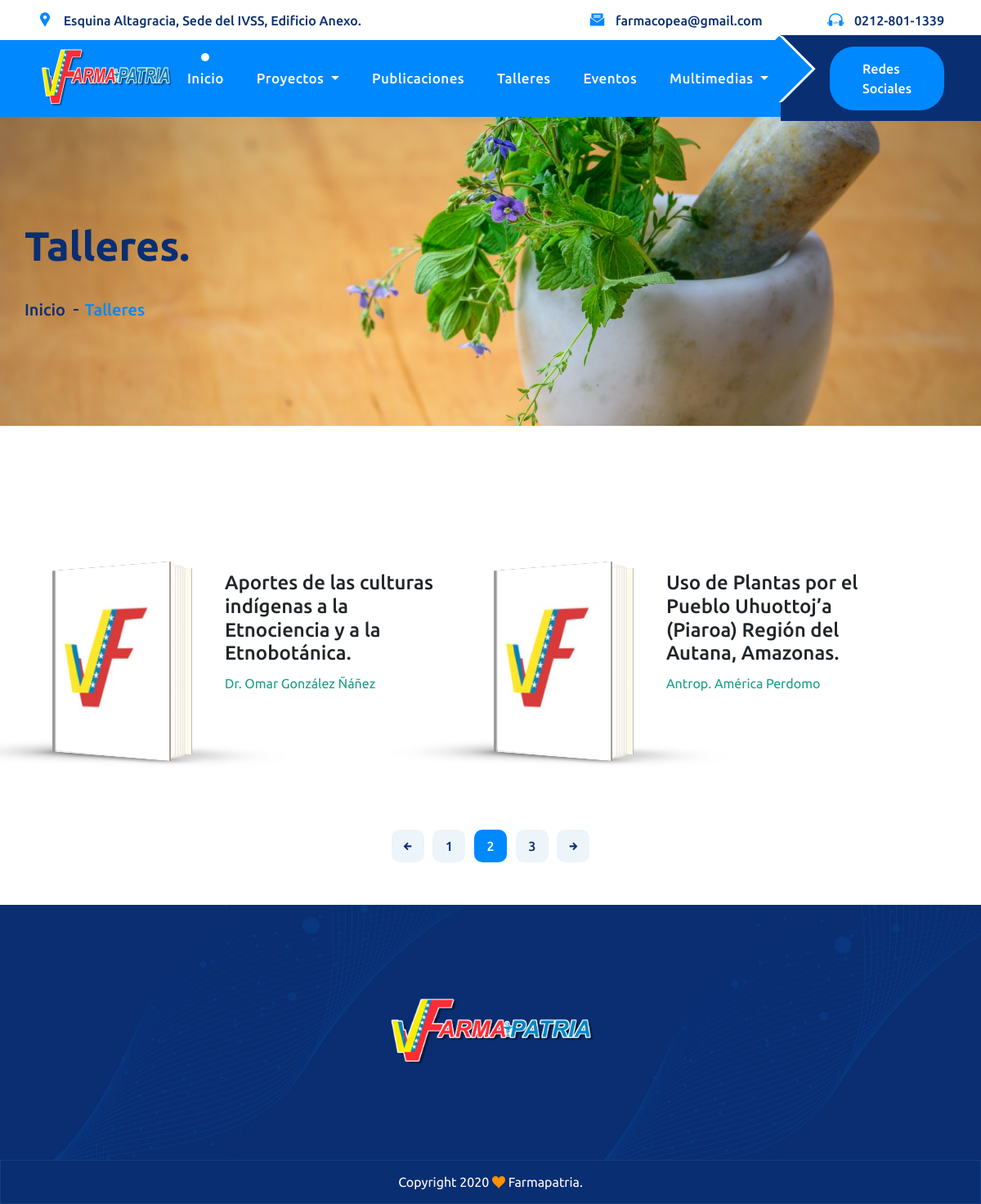
Screenshot of /talleres/ with the database file from the repository.
### pagina/models.py (models this page shows, shortened)
class Talleres(models.Model):
    titulo = models.CharField(max_length=200, verbose_name='Nombre Taller')
    fecha_publicacion = models.DateTimeField(auto_now_add= True, null=True)
    autor = models.CharField(max_length=200, verbose_name='Autor Taller')
    link = models.CharField(max_length=120, null=True, blank=True, verbose_name='Link del Taller')
    status = models.BooleanField(default= True, verbose_name='Estatus Publicación')
    class Meta:
       verbose_name = 'Taller'
       verbose_name_plural = 'Talleres'
       ordering = ['id']
       db_table = 'talleres'

### pagina/views.py (the view)
# urls.py: path('talleres/', views.talleres, name="talleres"),
def talleres(request):
    queryset = request.GET.get("buscar")
    talleres = Talleres.objects.filter(status= True).order_by('-id')
    if queryset:
        talleres = Talleres.objects.filter(
           Q(titulo__icontains = queryset )
        ).distinct()
    paginator = Paginator(talleres, 8)
    page = request.GET.get('page')
    talleres = paginator.get_page(page)
    context = {"talleres": talleres}
    return render(request, "talleres.html", context)

### pagina/templates/talleres.html (shortened to what this page needs)
 {% extends 'index.html' %}
{% load static %}
{% block contenido %}
 <main class="site-content">
                <div class="page_header d-flex align-items-center">
                    <div class="container">
                        <section>
                            <h2>Talleres.</h2>
                            <div class="breadcrumbs">
                                <a href="#">Inicio</a>
                                <span>Talleres</span>
                            </div>
                        </section>
                    </div>
                </div>
                <div class="blog_posts">
                    <div class="container-md">
    <div class="container">
       <div class="row pt-5 m-auto">
     {% for taller in talleres %}
      <div class="col-md-12 col-lg-6 pb-5">
        	<figure class='book'>
							<ul class='hardcover_front'>
								<li>
								</li>
								<li></li>
							</ul>
							<ul class='page'>
								<li>
									<a class="btn" onclick="location.href='{{ taller.slug }}'" target="_blank">Descargar</a>
								</li>
							</ul>
							<figcaption>
								<h4>{{taller.titulo}}</h4>
								<span>{{taller.autor}}</span>
							</figcaption>
						</figure>
    </div>
       {% endfor %}
    </div>
  </div>
                    </div>
                    <nav class="navigation pagination m-5" >
                        <div class="nav-links">
                            <a class="prev page-numbers" href="#"><i class="icofont-arrow-left"></i></a>
                            <a class="page-numbers" href="#">1</a>
                            <span class="page-numbers current">2</span>
                            <a class="page-numbers" href="#">3</a>
                            <a class="next page-numbers" href="#"><i class="icofont-arrow-right"></i></a>
                        </div>
                    </nav>
                </div>
            </main>
{% endblock contenido %}

### pagina/templates/index.html (shortened to what this page needs)
{% load static %}
<!DOCTYPE html>
<html lang="es">
    <head>
        <link href="{% static 'css/book.css' %}" rel="stylesheet" />
        <link href="{% static 'css/bootstrap.min.css' %}" rel="stylesheet" />
        <link href="{% static 'css/flaticon.css' %}" rel="stylesheet" />
        <link href="{% static 'css/icofont.min.css' %}" rel="stylesheet" />
        <link href="{% static 'css/animate.css' %}" rel="stylesheet" />
        <link href="{% static 'css/owl.carousel.css' %}" rel="stylesheet" />
        <link href="{% static 'css/hamburgers.min.css' %}" rel="stylesheet" />
        <link href="{% static 'css/style.css' %}" rel="stylesheet" />
        <link href="{% static 'css/responsive.css' %}" rel="stylesheet" />
            <link rel="stylesheet" href="{% static 'css/catto.min.css' %}">
            <link rel="stylesheet" href="{% static 'css/izmir.css' %}">
    </head>
    <body>
        <div class="page-wrapper">
            <header>
                <div class="topbar d-none d-md-block">
                    <div class="container-xl">
                        <div class="row justify-content-between align-items-center">
                            <div class="col-sm-5">
                                <p class="topbar-info">
                                    <i class="icofont-google-map"></i>
                                    <span>Esquina Altagracia, Sede del IVSS, Edificio Anexo.</span>
                                </p>
                            </div>
                            <div class="col-sm-7 text-right">
                                <p class="topbar-info">
                                    <i class="icofont-envelope-open"></i>
                                    <span>farmacopea@gmail.com</span>
                                </p>
                                <p class="topbar-info">
                                    <i class="icofont-headphone-alt-1"></i>
                                    <span>0212-801-1339</span>
                                </p>
                            </div>
                        </div>
                    </div>
                </div>
                <nav class="navbar navbar-expand-lg main-nav sticky">
                    <div class="container-xl px-15 px-lg-0">
                        <a class="navbar-brand" href="index.html">
                            <img src="{% static 'img/logofp.png' %}" alt="Site Logo" style="height:80px;">
                        </a>
                        <div class="collapse navbar-collapse" id="main_menu">
                            <ul class="navbar-nav ml-auto">
                                <li class="active">
                                    <a href="{% url 'pagina:inicio' %}">Inicio</a>
                                </li>
                                  <li class="dropdown">
                                    <a class="dropdown-toggle" href="#" id="pages_all" role="button" data-toggle="dropdown" aria-haspopup="true" aria-expanded="false">
                                        Proyectos
                                    </a>
                                </li>
                                <li>
                                    <a href="{% url 'pagina:noticias' %}">Publicaciones</a>
                                </li>
                                 <li>
                                    <a href="{% url 'pagina:talleres' %}">Talleres</a>
                                </li>
                                  <li>
                                    <a href="{% url 'pagina:eventos' %}">Eventos</a>
                                </li>
                                   <li class="dropdown">
                                    <a class="dropdown-toggle" href="#" id="pages_all" role="button" data-toggle="dropdown" aria-haspopup="true" aria-expanded="false">
                                        Multimedias
                                    </a>
                                </li>
                            </ul>
                            <span class="navbar-text">
                                <a href="contact.html" class="theme-btn">Redes Sociales</a>
                            </span>
                        </div>
                    </div>
                </nav>
            </header>
                   {% block contenido %}{% endblock contenido  %}
            <footer>
                <div class="footer-lg">
                    <div class="container">
                        <div class="row justify-content-lg-between">
                            <div class="col-lg-3 col-md-6">
                                <div class="footer-col">
                                    <a href="#">
                                          <img src="{% static 'img/logofp.png' %}" alt="footer Logo">
                                    </a>
                                </div>
                            </div>
                        </div>
                    </div>
                </div>
                <div class="footer-bottom">
                    <p>Copyright 2020 <i class="icofont-heart-alt"></i> Farmapatria.</p>
                </div>
            </footer>
        </div>
    </body>
</html>

### static/css/style.css (style rules this page uses)
* { margin: 0px; padding: 0px; border: 0; outline: 0; -webkit-box-sizing: border-box !important; -moz-box-sizing: border-box !important; -ms-box-sizing: border-box !important; -o-box-sizing: border-box !important; box-sizing: border-box !important; }
body { font-family: 'Ubuntu', sans-serif; background: #fff; overflow-x: hidden !important; }
a, a:hover, a:active, a:visited, a:focus { color: inherit; text-decoration: none; outline: 0 !important; }
a { transition: all .3s ease; }
h1, h2, h3, h4, h5, h6, figure { margin: 0; }
p { margin-bottom: 0; }
ol, ul, li { list-style-type: none; margin-top: 0; margin-bottom: 0; padding-left: 0; }
img { max-width: 100%; }
.page-wrapper { overflow: hidden; }
.pl-15,.px-15,.p-15 { padding-left: 15px !important; }
.pr-15,.px-15,.p-15 { padding-right: 15px !important; }
.theme-btn { font-size: 16px; font-weight: 500; color: #fff !important; background: #0088ff; display: inline-block; padding: 15px 40px; border-radius: 30px; }
.page_header { height: 378px; background: url(../img/bg/05.jpg) no-repeat center center; background-size: cover; }
.page_header section > h2 { font-size: 50px; font-weight: 700; color: #0a2e72; margin-bottom: 34px; }
.breadcrumbs > a, .breadcrumbs > span { font-size: 20px; font-weight: 500; display: inline-block; position: relative; }
.breadcrumbs > a { color: #0a2e72 }
.breadcrumbs > span { color: #0088ff }
.breadcrumbs > a + a, .breadcrumbs > a + span { padding-left: 8px; margin-left: 12px; }
.breadcrumbs > a + a::before, .breadcrumbs > a + span::before { position: absolute; content: ''; width: 6px; height: 2px; background: #0a2e72; top: 50%; right: 100%; -webkit-transform: translateY(-50%); -ms-transform: translateY(-50%); transform: translateY(-50%); }
.topbar { padding: 13px 0 12px; background: #fff; }
.topbar-info > i { font-size: 20px; color: #0088ff; }
.topbar-info > span { font-size: 16px; font-weight: 500; color: #0a2e72; display: inline-block; margin-left: 9px; }
.topbar-info { display: inline-block; }
.topbar-info + .topbar-info { margin-left: 76px; }
.main-nav { padding: 0; background: #0088ff; }
#main_menu > ul { position: relative; padding-right: 15px; z-index: 2; }
#main_menu > ul > li + li { margin-left: 40px; }
#main_menu > ul > li > a { color: #f9f9f9; font-size: 17px; font-weight: 500; letter-spacing: .4px; padding: 28px 0; display: block; position: relative; z-index: 1; }
#main_menu > ul > li > a::before { position: absolute; content: ''; width: 10px; height: 10px; border-radius: 100%; background: #fff; visibility: hidden; opacity: 0; top: 20px; left: 50%; -webkit-transform: translateX(-50%); -ms-transform: translateX(-50%); transform: translateX(-50%); z-index: -1; transition: all .3s ease; }
#main_menu > ul > li:hover > a::before, #main_menu > ul > li.active > a::before, #main_menu > ul > li.current-page > a::before { top: 10px; visibility: visible; opacity: 1; }
#main_menu .navbar-text { display: inline-block; background: #fff; position: relative; z-index: 1; padding-left: 60px; }
#main_menu .navbar-text::before { position: absolute; content: ''; width: 100vw; height: calc(100% + 11px); top: -6px; left: 0; background: #0a2e72; z-index: -1; }
#main_menu .navbar-text::after { position: absolute; content: ''; width: 60px; height: 61px; -webkit-transform: rotate(45deg); -ms-transform: rotate(45deg); transform: rotate(45deg); box-shadow: inset -3px 3px 0 #fff; border-radius: 5px 0 5px 0; top: 4.5px; left: -30px; background: #0088ff; z-index: -1; }
.blog_posts { margin-top: 130px; }
.navigation.pagination { display: -ms-flexbox; display: -webkit-box; display: flex; -ms-flex-pack: center !important; -webkit-box-pack: center !important; justify-content: center !important; padding-bottom: 4px; margin-top: 65px; }
.nav-links .page-numbers { width: 40px; height: 40px; line-height: 40px; display: inline-block; border-radius: 10px; text-align: center; font-size: 16px; font-weight: 500; background: #edf4fa; color: #0a2e72; }
.nav-links .page-numbers + .page-numbers { margin-left: 7px; }
.nav-links .page-numbers.current, .nav-links .page-numbers:hover { background: #0088ff; color: #fff; }
.footer-lg { padding: 110px 0; background: url(../img/bg/04.jpg) no-repeat center center; background-size: cover; }
.footer-bottom { padding: 15px 0; text-align: center; background: #0a2e72; box-shadow: inset 0 0 0 1px #173e87; }
.footer-bottom > p { font-size: 16px; color: #fff; }
.footer-bottom > p > i { color: #ff9000; }

### rows the page displays
Talleres: titulo "Aportes de las culturas indígenas a la Etnociencia y a la Etnobotánica.", autor "Dr. Omar González Ñáñez"
Talleres: titulo "Uso de Plantas por el Pueblo Uhuottoj’a (Piaroa) Región del Autana, Amazonas.", autor "Antrop. América Perdomo"
